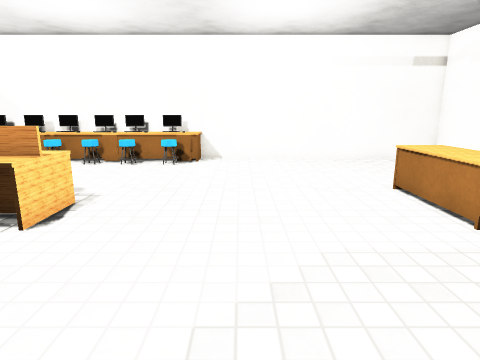
[1] (above)

19 first-person views from a walk through a 3-D level made in the Unity game engine. The camera is 1.3 m above the floor, tilts 12° down and sees 75° across. The floor is counted in squares, 0.5 m on a side. Each view is taken from the middle of a square. On the plan, view 1 faces up. The plan holds only what a view shows up to about 20 squares ahead; the rest is blank. The place goes on beyond the plan. The player character is not drawn. Some surface patterns are stand-ins.

[2]
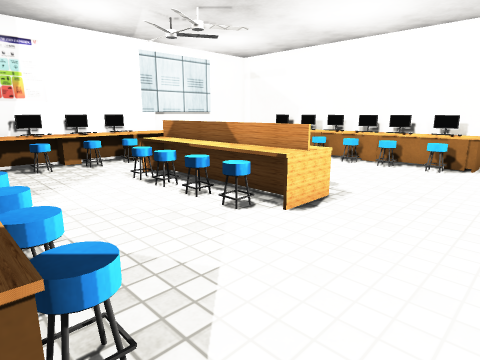

[3]
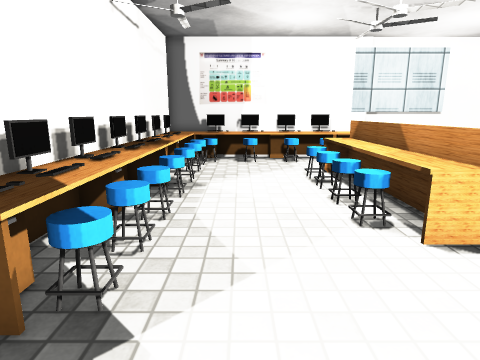

[4]
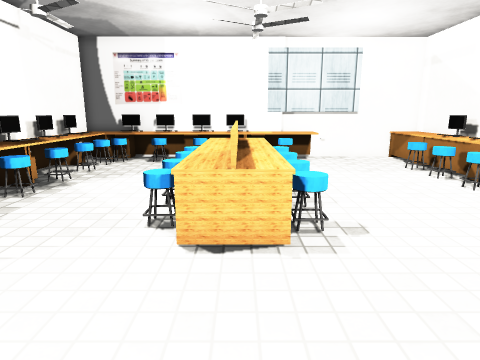

[5]
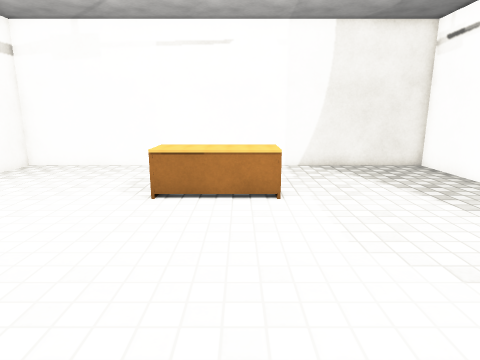

[6]
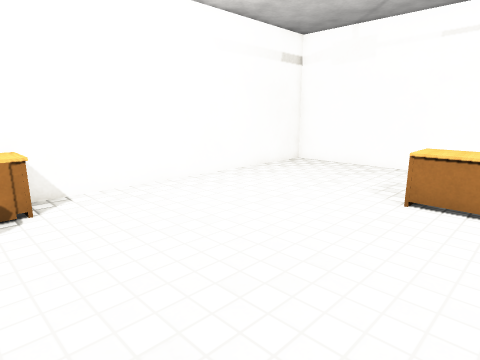

[7]
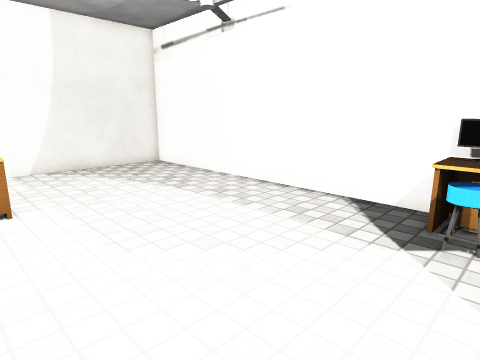

[8]
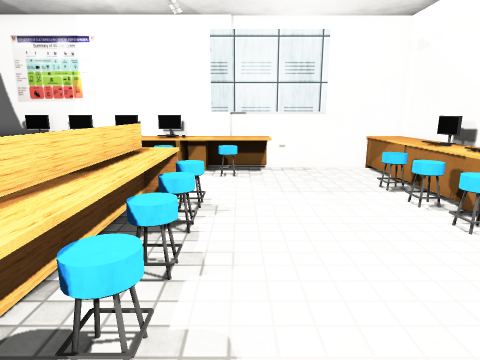

[9]
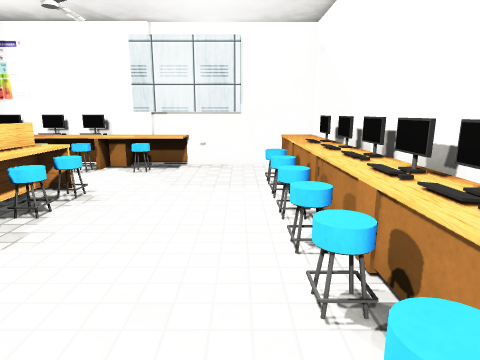

[10]
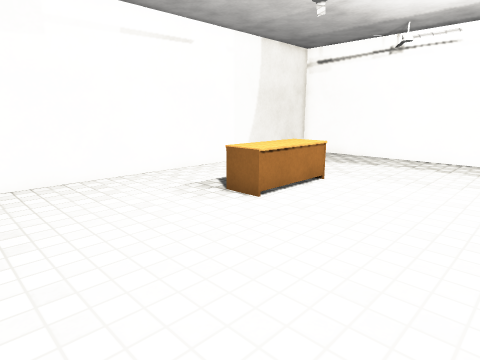

[11]
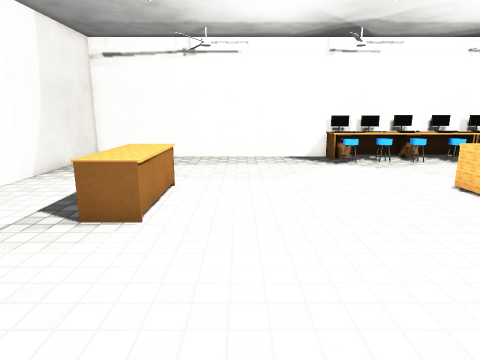

[12]
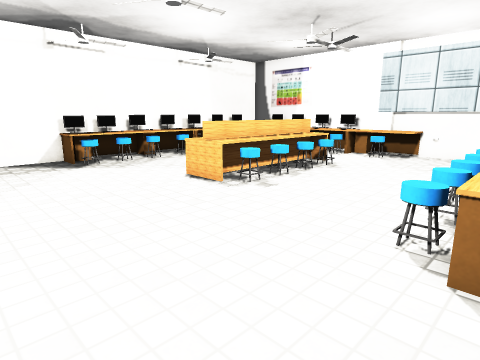

[13]
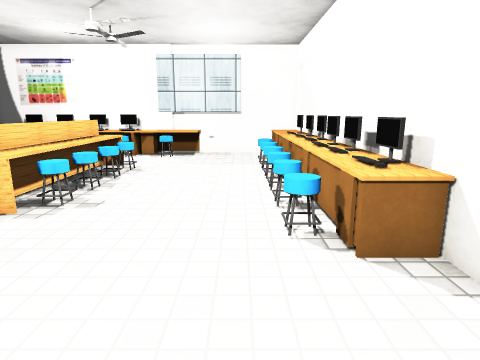

[14]
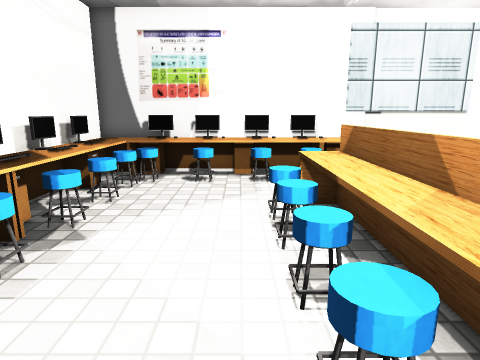

[15]
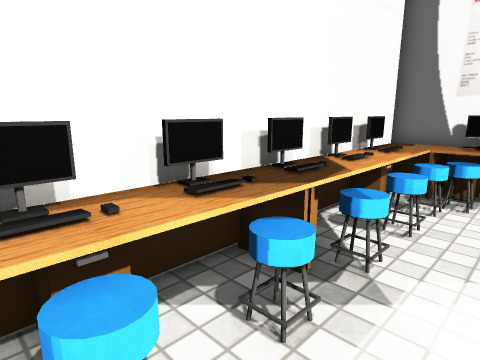

[16]
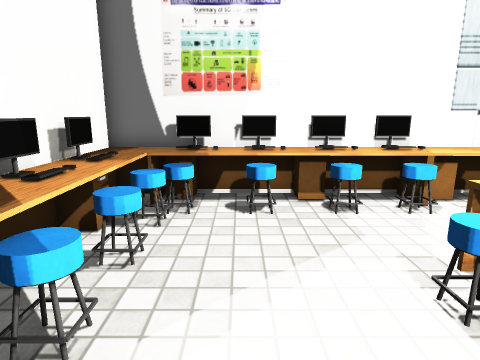

[17]
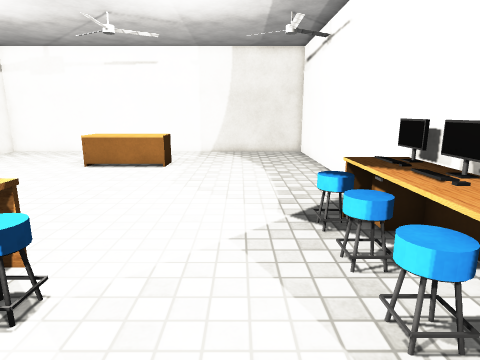

[18]
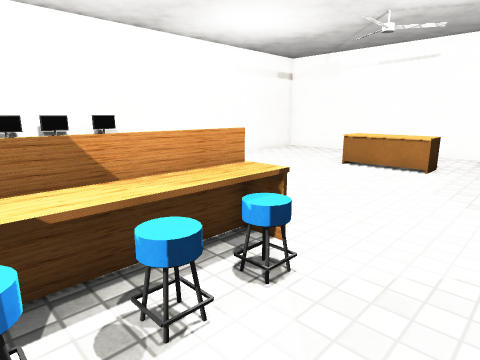

[19]
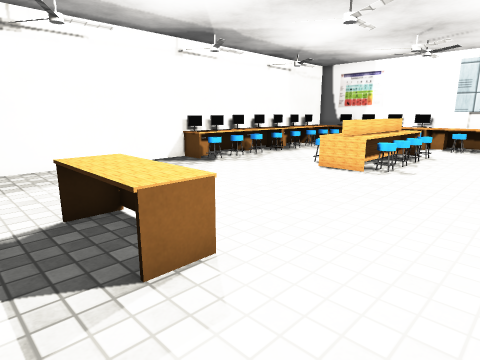

### Floor plan
Key: @ floor where view 1 was taken; # wall or solid block; . floor; = window, fence, low wall or low ledge; ^ raised ledge; O other object.
Columns run from 18 left of view 1 to 12 right of it. Each row starts with its distance up from view 1.
 19 ###############################
 18 ################=.............#
 17 #===O#########O##.............#
 16 #... # .   .O O#..............#
 15 #.............................#
 14 #.............................#
 13 #.............................#
 12 #.#...........................#
 11 #^O....................OOO....#
 10 #^O...OOO=O=O..........OOO....#
  9 O^...OOOOOOOOO.........OOO....#
  8 #OO..OOOOOOOOO.........OOO....#
  7 ^^O..OOOOOOOOO.........OOO....#
  6 #OO...=OO=OO=.................#
  5 O^O...........................#
  4 #OO...........................#
  3 #^O...........................#
  2 #O=...........................#
  1 #^OOOOOO.O.OOO.O..............#
  0 ^^###O^O^OOO^O^O^.@...........#
 -1 #^####^#^#^####################

Where each view was taken, in squares from view 1:
view 1: 0 up, 0 right, facing up
view 2: 0 up, 0 right, facing up-left
view 3: 3 up, 1 right, facing left
view 4: 8 up, 1 right, facing left
view 5: 8 up, 4 left, facing right
view 6: 8 up, 4 left, facing up-right
view 7: 8 up, 4 left, facing down-right
view 8: 11 up, 3 left, facing left
view 9: 15 up, 2 left, facing left
view 10: 18 up, 1 left, facing down-right
view 11: 18 up, 3 right, facing down
view 12: 18 up, 3 right, facing down-left
view 13: 15 up, 3 right, facing left
view 14: 5 up, 4 left, facing left
view 15: 3 up, 6 left, facing down-left
view 16: 3 up, 8 left, facing left
view 17: 3 up, 10 left, facing right
view 18: 3 up, 10 left, facing up-right
view 19: 15 up, 9 right, facing down-left
